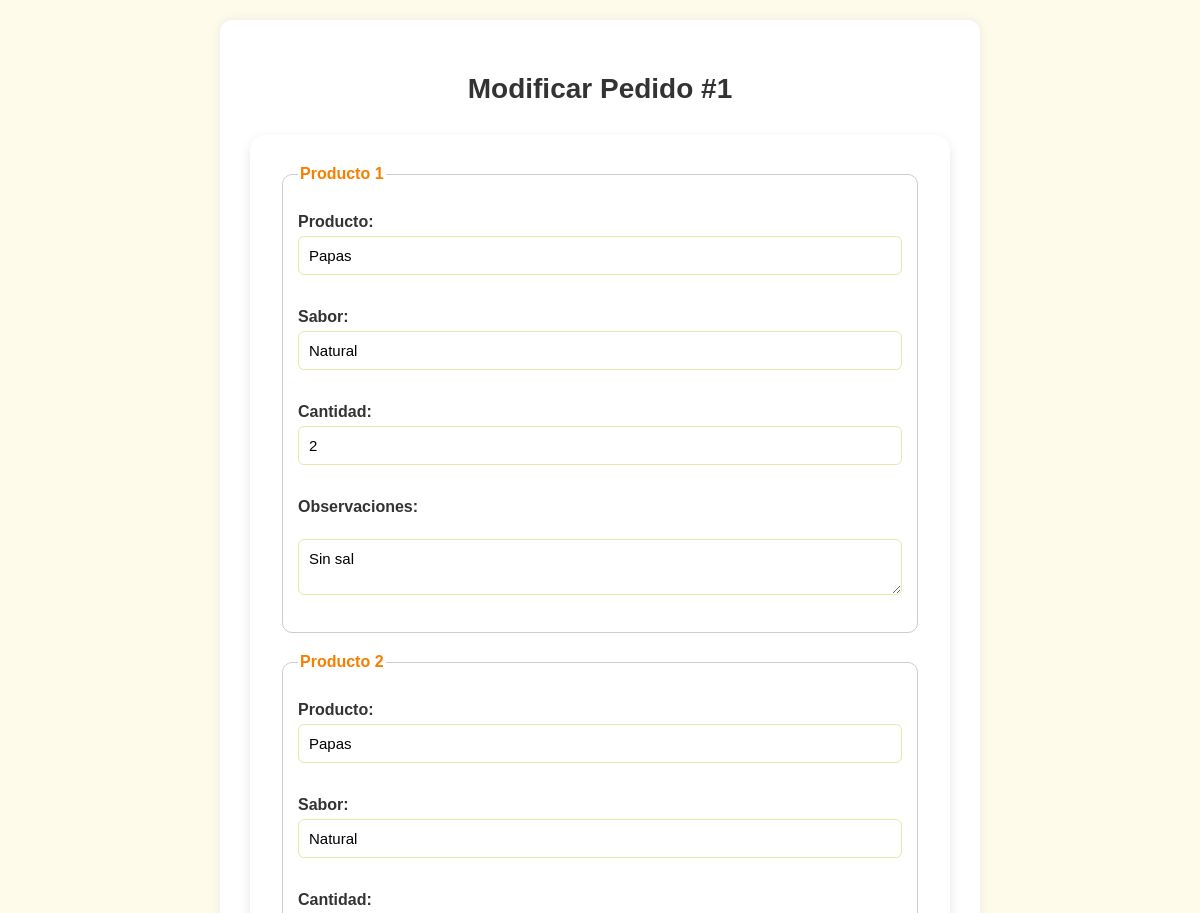
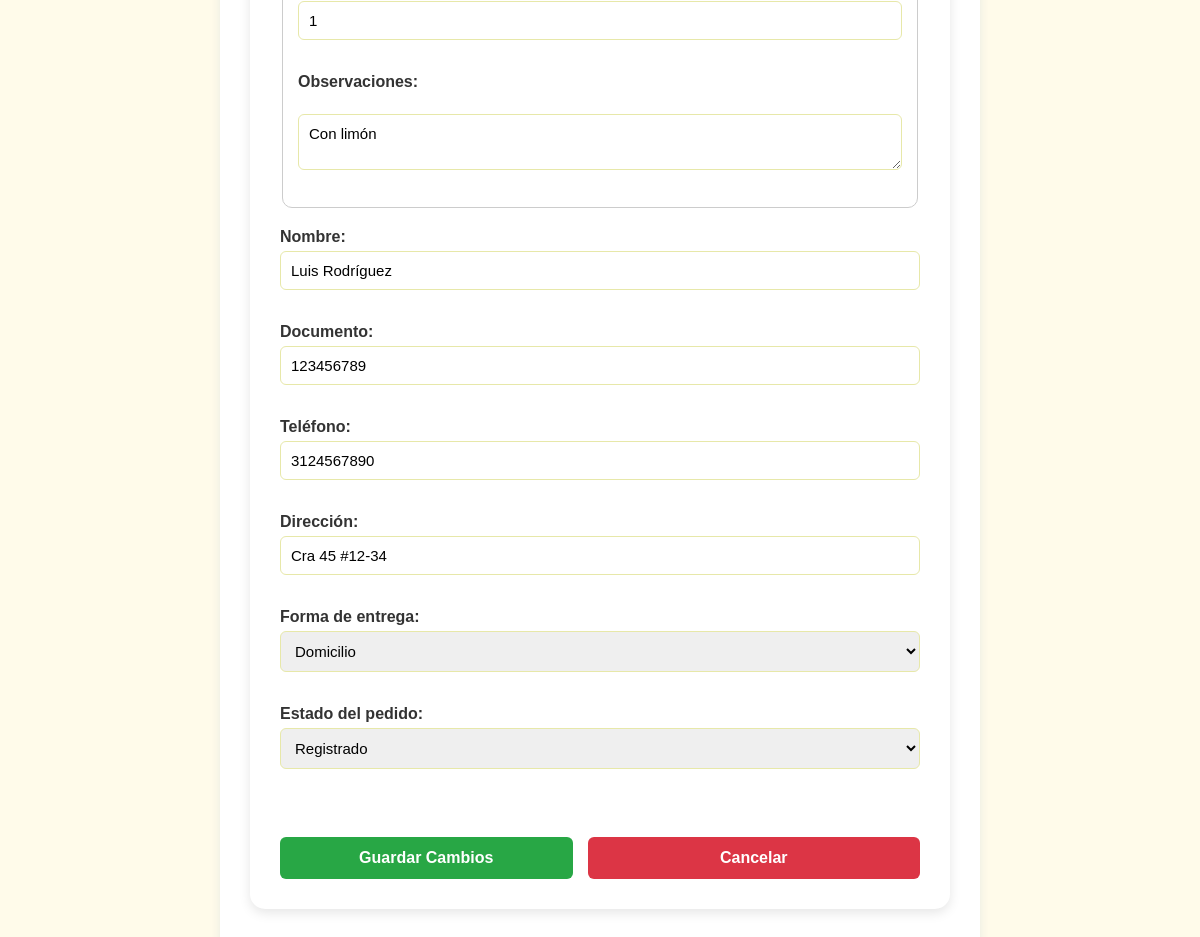
The app's page /modificar_pedido/1 with its own data (2 pictures, top to bottom).
### models.py (models this page shows)
class Producto(db.Model):
    __tablename__ = 'productos'
    id = db.Column(db.Integer, primary_key=True)
    nombre = db.Column(db.String, nullable=False)
    sabor = db.Column(db.String, nullable=False)
    gramaje = db.Column(db.String, nullable=False)
    precio_unitario = db.Column(db.Float, nullable=False)
    detalles = db.relationship('DetallePedido', backref='producto', lazy=True)

class DetallePedido(db.Model):
    __tablename__ = 'detalle_pedido'
    id = db.Column(db.Integer, primary_key=True)
    pedido_id = db.Column(db.Integer, db.ForeignKey('pedidos.id'), nullable=False)
    producto_id = db.Column(db.Integer, db.ForeignKey('productos.id'), nullable=False)
    cantidad = db.Column(db.Integer, nullable=False)
    observaciones = db.Column(db.String)

class Cliente(db.Model):
    __tablename__ = 'clientes'
    id = db.Column(db.Integer, primary_key=True)
    nombre = db.Column(db.String, nullable=False)
    documento = db.Column(db.String, unique=True, nullable=False)
    telefono = db.Column(db.String)
    direccion = db.Column(db.String)
    email = db.Column(db.String, unique=True)
    pedidos = db.relationship('Pedido', back_populates='cliente')  # ✅ corregido

class Pedido(db.Model):
    __tablename__ = 'pedidos'
    id = db.Column(db.Integer, primary_key=True)
    cliente_id = db.Column(db.Integer, db.ForeignKey('clientes.id'), nullable=False)
    forma_entrega = db.Column(db.String, nullable=False)
    estado = db.Column(db.String, default='registrado')
    fecha_hora = db.Column(db.DateTime, default=datetime.utcnow)
    cliente = db.relationship('Cliente', back_populates='pedidos')  # ✅ corregido
    detalles = db.relationship('DetallePedido', backref='pedido', lazy=True)

### app.py (the view)
@app.route('/modificar_pedido/<int:pedido_id>', methods=['GET'])
def modificar_pedido(pedido_id):
    pedido = db.session.get(Pedido, pedido_id)
    if not pedido:
        return "Pedido no encontrado", 404
    cliente = pedido.cliente
    productos = []
    for detalle in pedido.detalles:
        producto = detalle.producto
        productos.append({
            'producto': producto.nombre,
            'sabor': producto.sabor,
            'cantidad': detalle.cantidad,
            'observaciones': detalle.observaciones or 'Sin observaciones'
        })
    pedido_dict = {
        'id': pedido.id,
        'nombre': cliente.nombre,
        'documento': cliente.documento,
        'telefono': cliente.telefono,
        'direccion': cliente.direccion,
        'forma_entrega': pedido.forma_entrega,
        'estado': pedido.estado,
        'productos': productos,
        'hora': pedido.fecha_hora
    }
    return render_template('modificar_pedido.html', pedido=pedido_dict, pedido_id=pedido_id)

### templates/modificar_pedido.html (shortened to what this page needs)
<!DOCTYPE html>
<html lang="es">
<head>
    <link rel="stylesheet" href="{{ url_for('static', filename='stilo.css') }}">
</head>
<body>
    <div class="pagina-modificar">
        <div class="contenedor">
            <h2 class="titulo-centro">Modificar Pedido #{{ pedido_id }}</h2>
            <form method="POST" action="{{ url_for('actualizar_pedido', pedido_id=pedido.id) }}" >
                {% for producto in pedido.productos %}
                    <fieldset style="margin-bottom: 20px;">
                        <legend>Producto {{  loop.index  }}</legend>
                        <label>Producto:</label>
                        <input type="text" name="producto[]" value="{{ producto.producto }}"><br><br>
                        <label>Sabor:</label>
                        <input type="text" name="sabor[]" value="{{ producto.sabor }}"><br><br>
                        <label>Cantidad:</label>
                        <input type="number" name="cantidad[]" value="{{ producto.cantidad }}"><br><br>
                        <label>Observaciones:</label><br>
                        <textarea name="observaciones[]">{{ producto.observaciones }}</textarea><br><br>
                    </fieldset>
                {% endfor %}
                <label>Nombre:</label>
                <input type="text" name="nombre" value="{{ pedido.get('nombre', '') }}"><br><br>
                <label>Documento:</label>
                <input type="number" name="documento" value="{{ pedido.get('documento', '') }}"><br><br>
                <label>Teléfono:</label>
                <input type="number" name="telefono" value="{{ pedido.get('telefono', '') }}"><br><br>
                <label>Dirección:</label>
                <input type="text" name="direccion" value="{{ pedido.get('direccion', '') }}"><br><br>
                <label>Forma de entrega:</label>
                <select name="forma_entrega">
                    <option value="Domicilio"{% if pedido.get('forma_entrega') == 'Domicilio' %}selected{% endif %}>Domicilio</option>
                </select><br><br>
                <label for="estado">Estado del pedido:</label>
                <select name="estado" id="estado">
                    <option value="registrado" {% if pedido.estado == 'registrado' %}selected{% endif %}>Registrado</option>
                </select><br><br>
                <div class="botones-acciones">
                    <button type="submit" class="btn btn-guardar">Guardar Cambios</button>
                    <a href="{{ url_for('pedidos') }}" class="btn btn-cancelar">Cancelar</a>
                </div>
            </form>
        </div>
    </div>
</body>
</html>

### static/stilo.css (style rules this page uses)
.btn { transition: transform 0.2s ease, background-color 0.3s ease; }
body { margin: 0; font-family: 'Poppins', sans-serif; background: #fffbea; color: #333; }
.btn { padding: 12px 20px; background-color: #f77f00; color: white; border: none; border-radius: 25px; font-weight: bold; text-decoration: none; transition: background 0.3s ease; }
form { background: #fff; padding: 30px; border-radius: 15px; box-shadow: 0 4px 12px rgba(0,0,0,0.1); max-width: 800px; margin: 30px auto; font-size: 16px; }
label { font-weight: bold; display: block; margin-top: 15px; }
input[type="text"], input[type="number"], select, textarea { width: 100%; padding: 10px; border: 1px solid #ccc; border-radius: 10px; margin-top: 5px; font-family: inherit; box-sizing: border-box; }
textarea { resize: vertical; }
button, .btnEliminar { padding: 10px 18px; margin-top: 20px; border: none; background-color: #f77f00; color: white; font-weight: bold; border-radius: 25px; cursor: pointer; transition: background 0.3s ease; }
h2 { text-align: center; font-size: 28px; margin-bottom: 5px; }
.btn-cancelar { background-color: #dc3545; color: white; border: none; padding: 14px; font-size: 16px; border-radius: 25px; font-weight: bold; cursor: pointer; width: 100%; margin-top: 20px; transition: background 0.3s ease; }
.botones-acciones { display: flex; justify-content: space-between; gap: 20px; margin-top: 40px; flex-wrap: wrap; }
.botones-acciones .btn { flex: 1 1 45%; padding: 12px 20px; border-radius: 8px; text-align: center; font-weight: bold; font-size: 16px; text-decoration: none; transition: background-color 0.3s ease; }
.pagina-modificar { padding: 20px; background-color: #fffbea; }
.pagina-modificar .contenedor { max-width: 700px; margin: 0 auto; background: white; border-radius: 12px; padding: 30px; box-shadow: 0 0 10px rgba(0, 80, 160, 0.1); }
.pagina-modificar .titulo-centro { text-align: center; color: #333; margin-bottom: 30px; }
.pagina-modificar form label { font-weight: bold; display: block; margin-top: 15px; }
.pagina-modificar input, .pagina-modificar select, .pagina-modificar textarea { width: 100%; padding: 10px; border: 1px solid #e7e8a9; border-radius: 6px; box-sizing: border-box; font-size: 15px; margin-top: 5px; font-family: inherit; }
.pagina-modificar textarea { resize: vertical; }
.pagina-modificar fieldset { border: 1px solid #ccc; padding: 15px; border-radius: 10px; margin-bottom: 20px; }
.pagina-modificar legend { font-weight: bold; color: #f77f00; }
.pagina-modificar .botones-acciones { display: flex; justify-content: space-between; margin-top: 30px; gap: 15px; }
.pagina-modificar .btn { padding: 12px 20px; font-size: 16px; border-radius: 6px; text-decoration: none; text-align: center; display: inline-block; font-weight: bold; }
.pagina-modificar .btn-guardar { background-color: #28a745; color: white; }
.pagina-modificar .btn-cancelar { background-color: #dc3545; color: white; }

### records on screen
Producto: producto "Papas", sabor "Natural"
DetallePedido: observaciones "Sin sal"
Producto: producto "Papas", sabor "Natural"
DetallePedido: observaciones "Con limón"
Cliente: nombre "Luis Rodríguez", documento "123456789", telefono "3124567890", direccion "Cra 45 #12-34"
Pedido: forma_entrega "Domicilio", estado "Registrado"

### other values on screen
{{ pedido_id }} "1"
